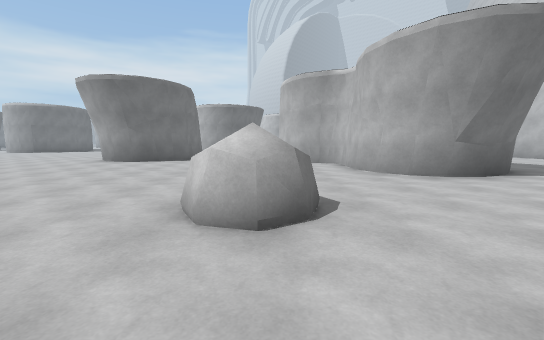
View 1 (above)

24 first-person views from a walk through a scene from a Unity 3-D project. The camera is 1.4 m above the floor, tilts 6° down and sees 90° across. The floor is counted in squares, 2 m on a side. Each view is taken from the middle of a square. On the plan, view 1 faces up. The plan holds only what a view shows up to about 9 squares ahead; the rest is blank. The place goes on beyond the plan.

View 2
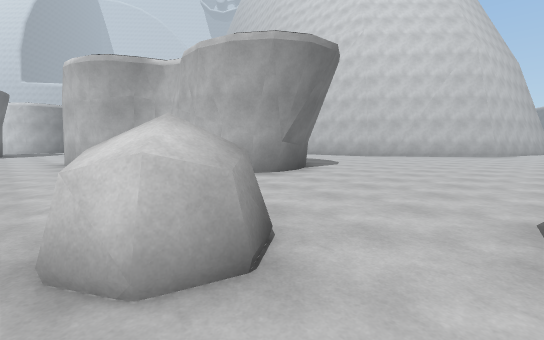

View 3
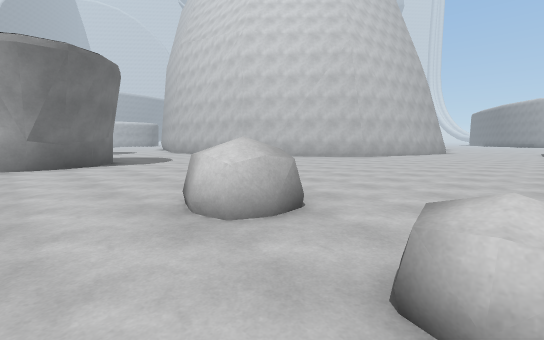

View 4
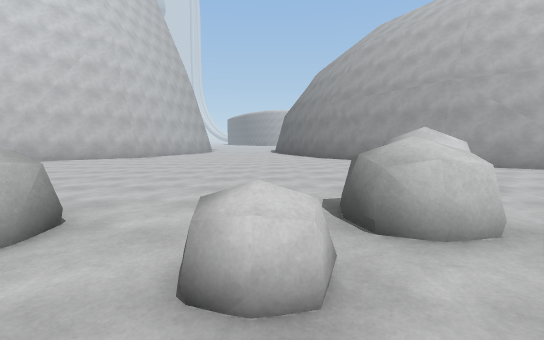

View 5
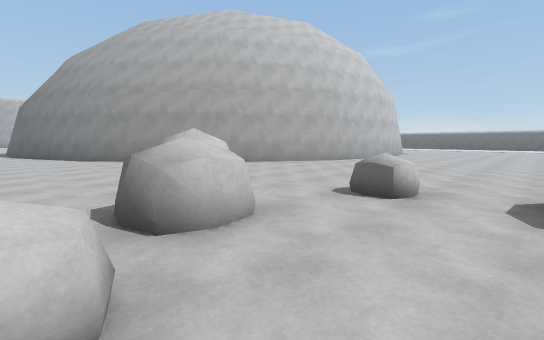

View 6
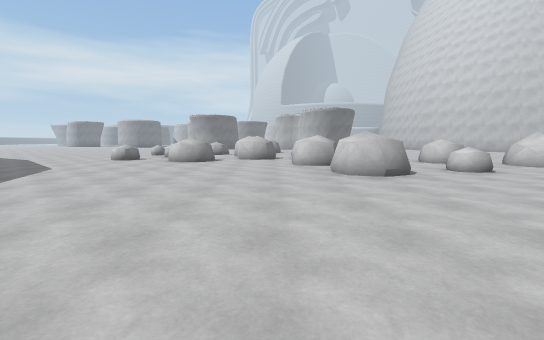

View 7
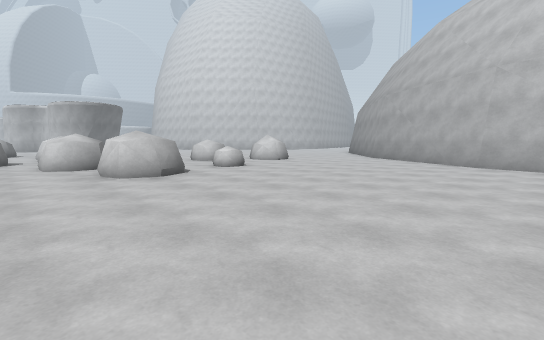

View 8
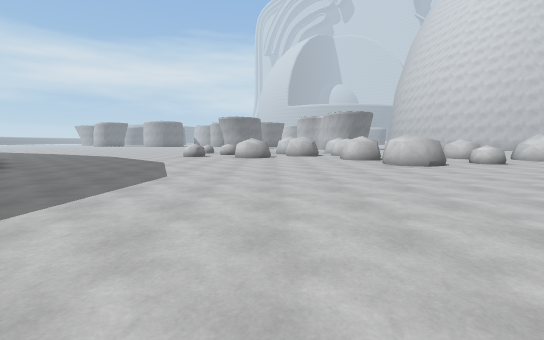

View 9
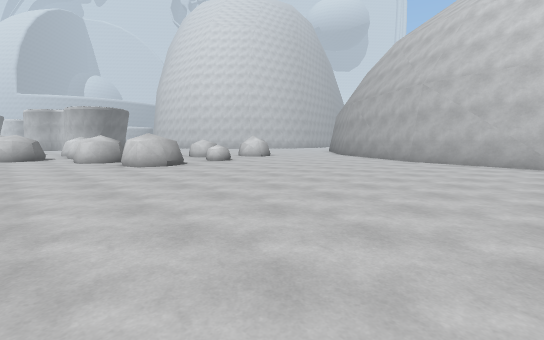

View 10
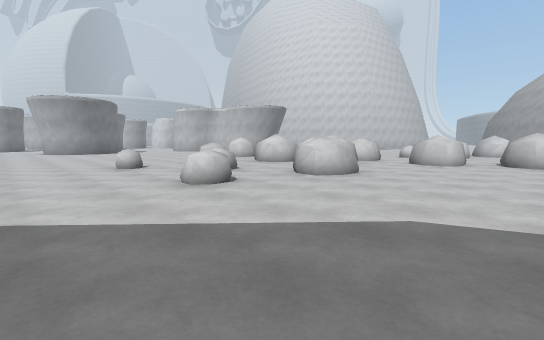

View 11
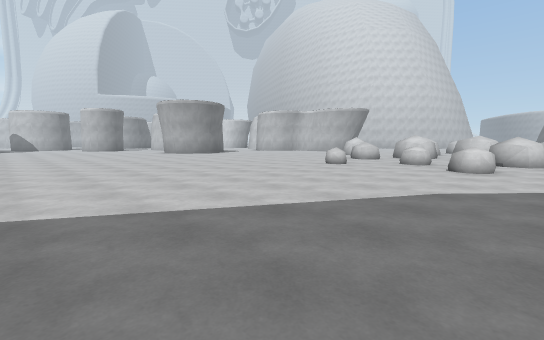

View 12
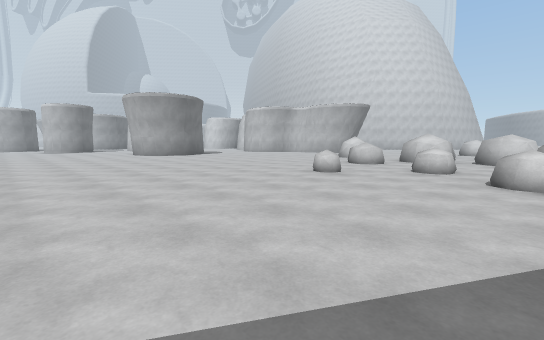

View 13
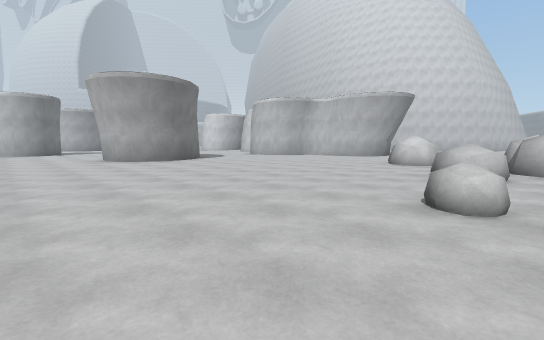

View 14
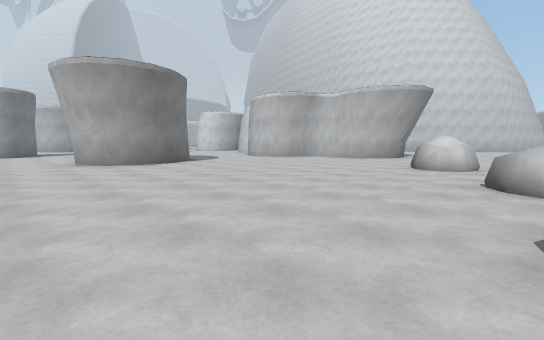

View 15
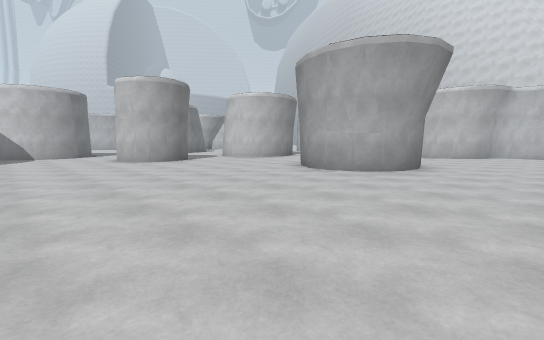

View 16
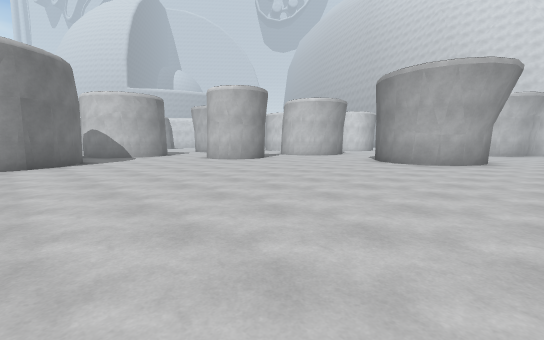

View 17
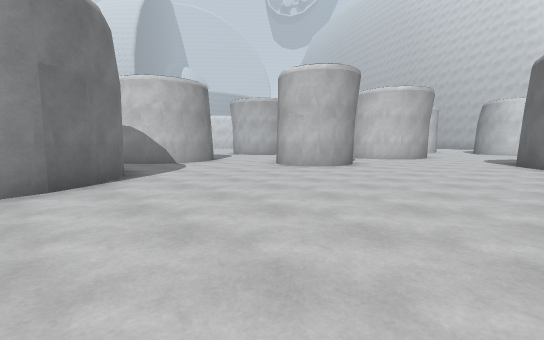

View 18
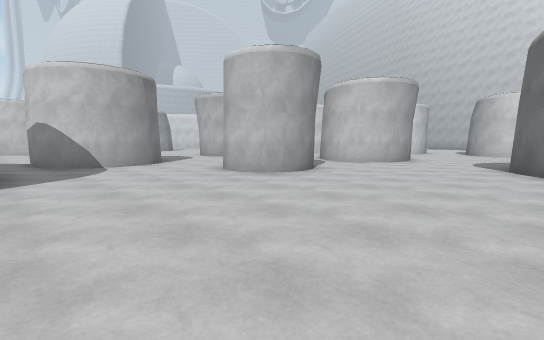

View 19
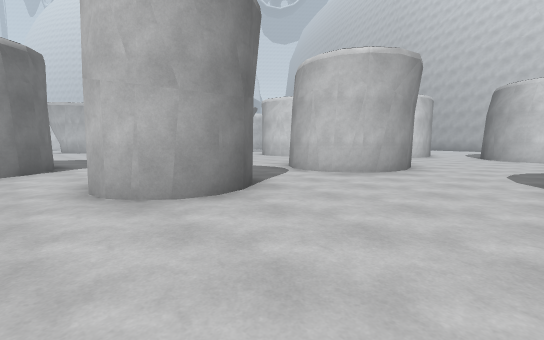

View 20
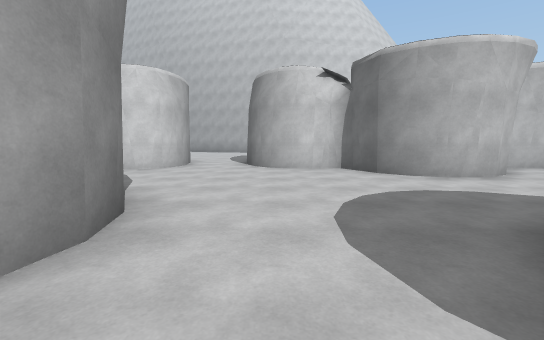

View 21
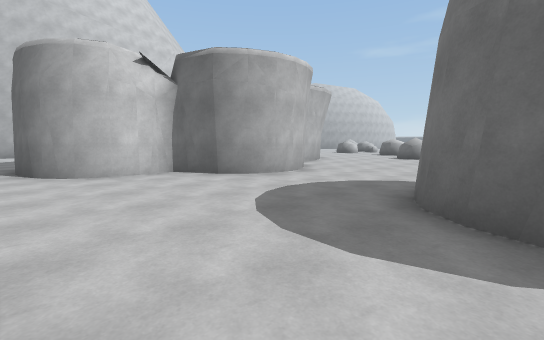

View 22
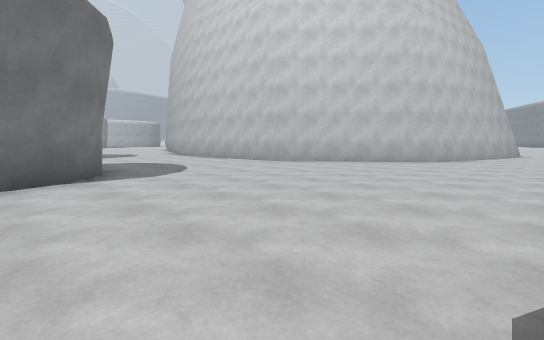

View 23
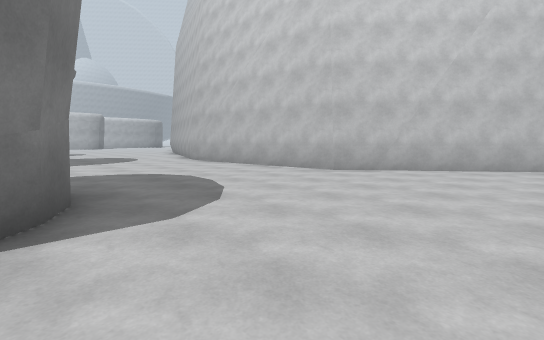

View 24
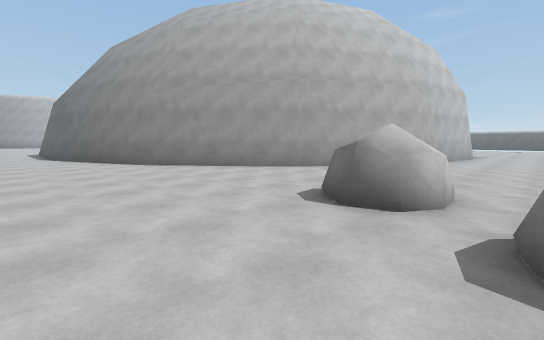

### Floor plan
Key: @ floor where view 1 was taken; # wall or solid block; . floor; = window, fence, low wall or low ledge; ^ raised ledge.
Columns run from 15 left of view 1 to 16 right of it. Each row starts with its distance up from view 1.
 24       ..
 23       ..
 22   .#  ..
 21   .###.
 20   ......
 19   ......  ..
 18  #....#  ..#     #
 17 ##....###..#   ..###
 16 .......#...###......
 15 .......................
 14 .................###  .
 13 .................#    ..
 12 .........###.....#   ....
 11 .........####...##   ....##
 10 .........###....#    .....#
  9 ................##   .....#
  8 .................#   .....#
  7   ...............## #.....#
  6   ................###.....##
  5   .........................##
  4   ..........................##
  3   .............^.............#
  2   .............^..............
  1   .......=..^...................
  0   ............#@^^..^...........
 -1   .........^..^.. .=^.........
 -2   ............#^^ ..............
 -3   ........^.^ ^.. .^............
 -4   ..........^...^ ..^^..........
 -5        .........#^..=.^^......##
 -6       ................^ ....###
 -7       ...........#^.^......##
 -8        ...................##
 -9        ...................#
-10         .................##
-11          ................#
-12           ..............##
-13            .............#
-14            .............#
-15              ...........#

Where each view was taken, in squares from view 1:
view 1: 0 up, 0 right, facing up
view 2: 1 up, 1 left, facing up-right
view 3: 3 down, 3 right, facing up-right
view 4: 3 down, 3 right, facing right
view 5: 3 down, 3 right, facing down-right
view 6: 13 down, 0 right, facing up
view 7: 13 down, 0 right, facing up-right
view 8: 15 down, 2 left, facing up
view 9: 15 down, 1 left, facing up-right
view 10: 7 down, 8 left, facing up-right
view 11: 4 down, 13 left, facing up-right
view 12: 3 down, 11 left, facing up-right
view 13: 0 up, 9 left, facing up-right
view 14: 1 up, 8 left, facing up-right
view 15: 7 up, 12 left, facing up-right
view 16: 8 up, 15 left, facing up-right
view 17: 12 up, 15 left, facing up-right
view 18: 12 up, 13 left, facing up-right
view 19: 13 up, 10 left, facing up-right
view 20: 14 up, 5 left, facing right
view 21: 15 up, 4 left, facing down-right
view 22: 0 up, 4 right, facing up-right
view 23: 3 up, 5 right, facing up-right
view 24: 2 down, 6 right, facing down-right
